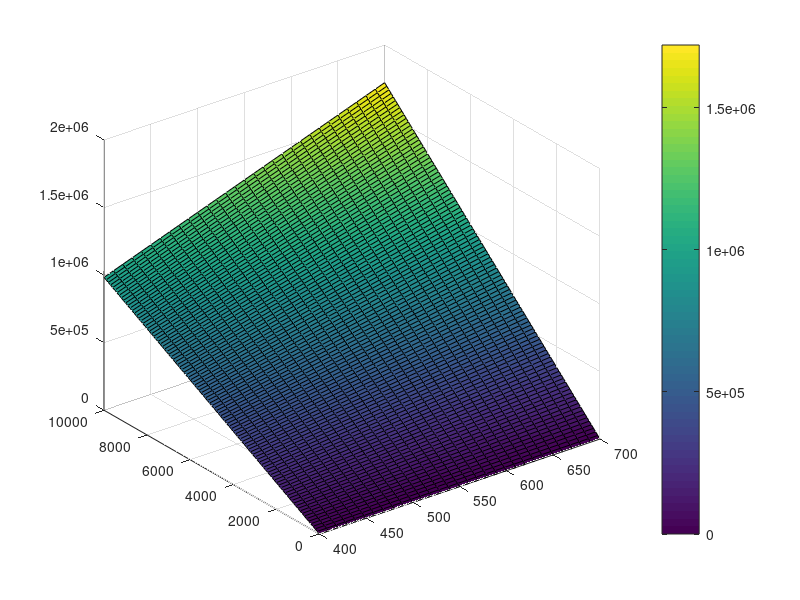

MATLAB code for this plot:
x = 400:10:700; %wavelength (nm)
y = 0:100:10000; %illuminance (lux)
[X,Y] = meshgrid(x,y);

F = ((Y/683)./(((4.135*3*10.^-7)./(X*10.^-9))*1.6*10.^-19))./30*10.^-12;
surf(X,Y,F)
colorbar